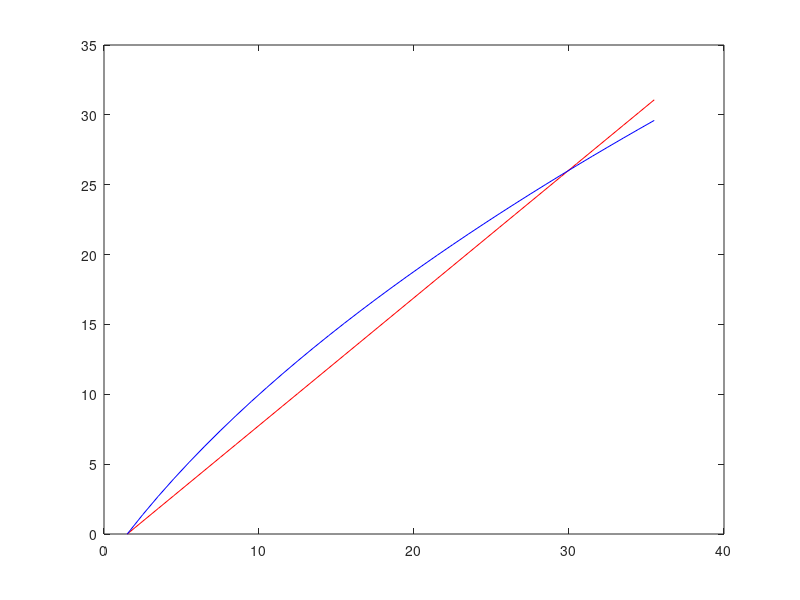

Write the MATLAB code that produced this figure.
%% Compare the equilibrium spacing between Newell and Gipps

% Gipps equilibirum speed 
% /////Ciuffo, Biagio, Vincenzo Punzo, 
% //and Marcello Montanino. 
% //"Thirty Years of Gipps' Car-Following Model: 
% //Applications, Developments, and New Features." 
% //Transportation Research Record: 
% //Journal of the Transportation Research Board 
% //2315 (2012): 89-99. (Eq. 3a)

clear;

v_max = 31.3;  %[m/s]
tau = 0.5; 
theta = 0.2;
b_f = -3;
b_e = -3*1.1;

% for newell
headway = 1.5;
jamgap = 1.5; %[m]
len = 4.5; %[m]

capacity = 2800; % [vphpl]
headway = ...
    (v_max/(capacity/3600)-jamgap-len)/v_max;

for i=6:40
    speed_newell(i-5)=min(v_max,(i-jamgap-len)/headway);
end

for i=6:40
    speed_gipps(i-5)=min(v_max, ...
        max((tau+theta)/(1/-b_f-1/(-b_e))...
        *(-1+sqrt(1+(2*(i-(len+jamgap))*(1/-b_f-1/(-b_e)))/(tau+theta)^2)),0));
end

dis = 6:40;
dis = dis - len;
plot(dis, speed_newell,'r');hold on;
plot(dis, speed_gipps,'b'); hold off;
